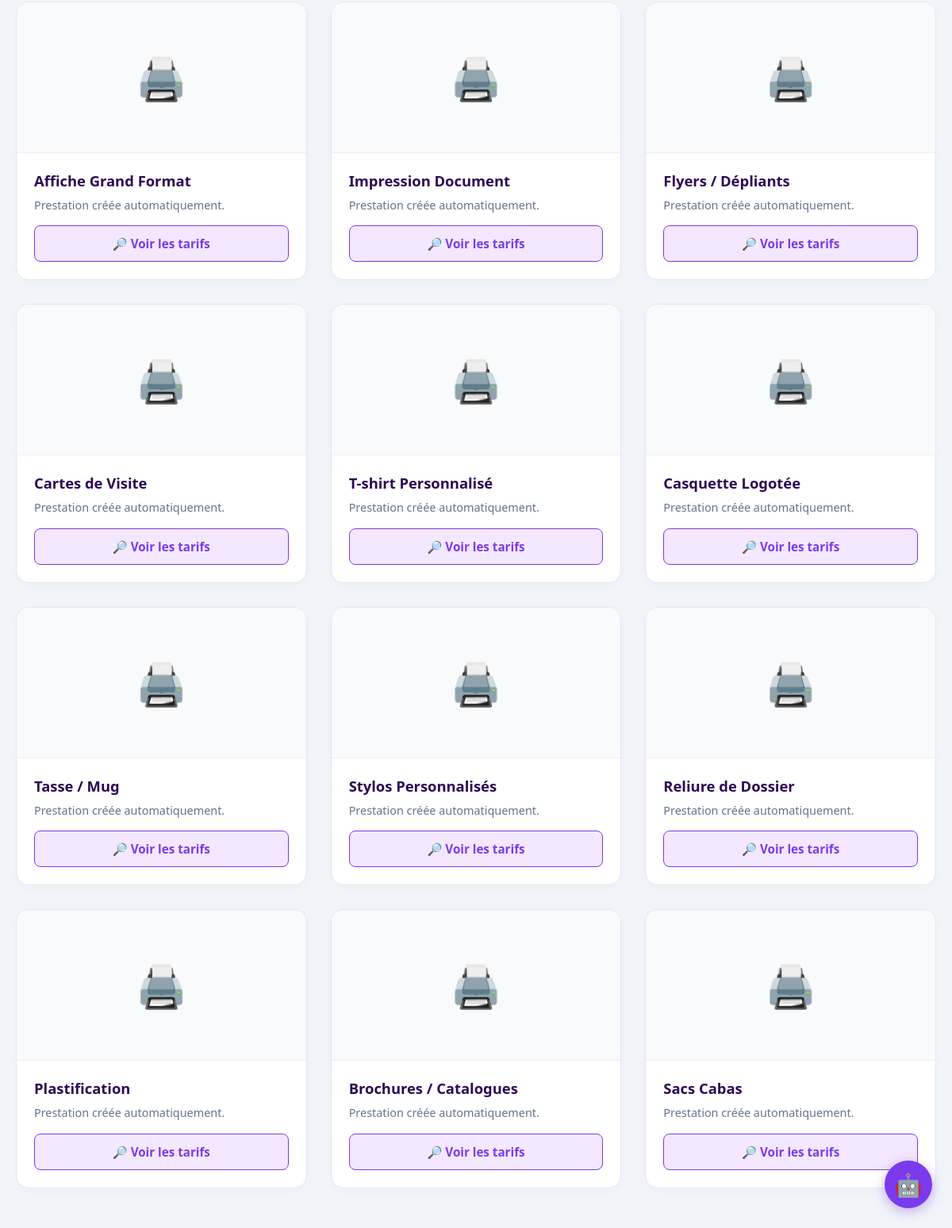
Page /impression/prestations/ (lower part) on the earlier database version.
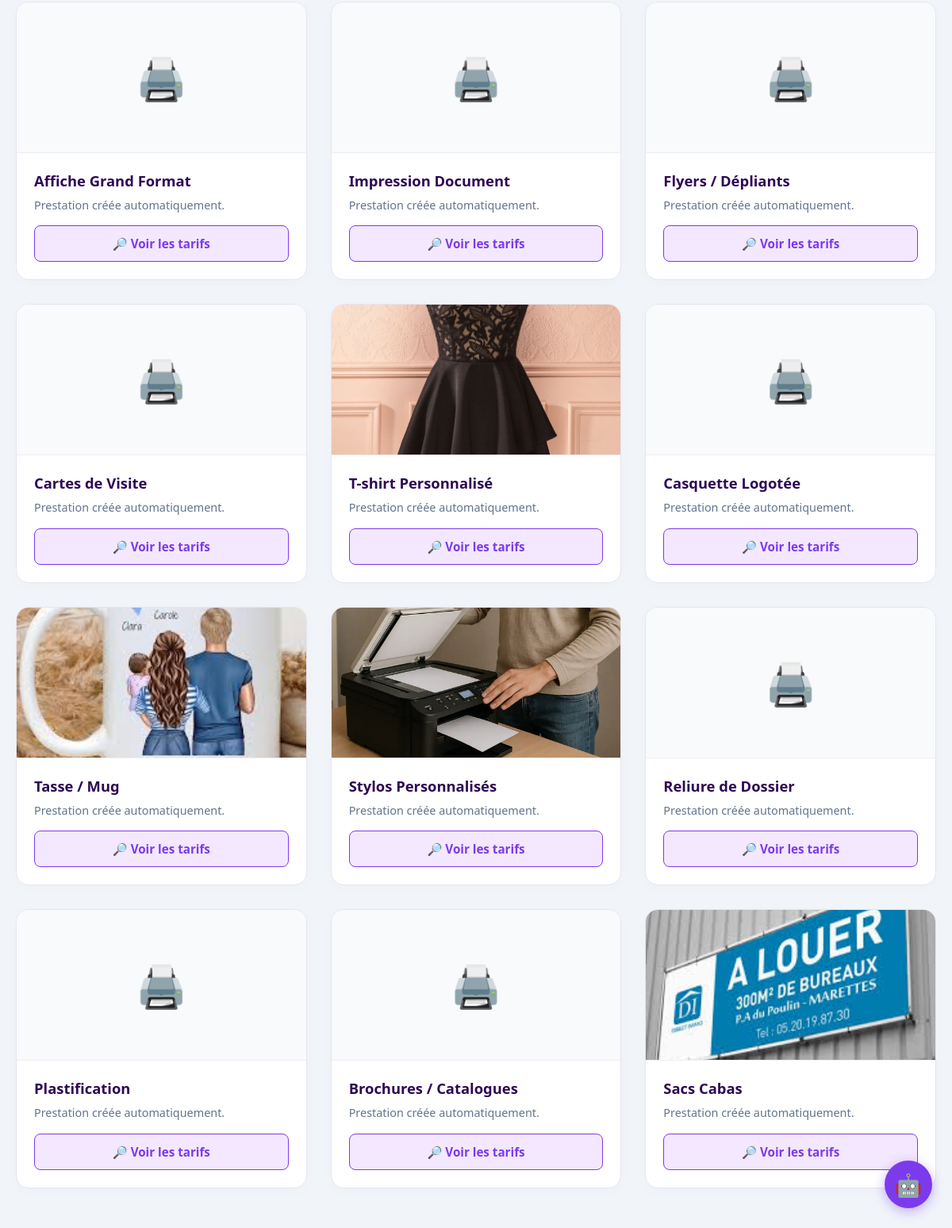
Same page on the later database version.
### shop/models.py (models this page shows, shortened)
class Prestation(models.Model):
    CHOIX_UNITE = [
        ('SURFACE', 'Au mètre carré (Bâche, Vinyle, Affiche)'),
        ('FLYER', 'Lots & Paliers par Format (Flyer, Dépliant, Carte)'),
        ('UNITE', 'À l\'unité simple (Roll-up, Goodies, Reliure)'),
        ('PAGES', 'Au document multipage (Brochure, Catalogue)'),
    ]
    titre = models.CharField(max_length=200, verbose_name="Nom de la prestation")
    description = models.TextField(blank=True, verbose_name="Description")
    type_unite = models.CharField(max_length=10, choices=CHOIX_UNITE, default='UNITE', verbose_name="Type de calcul")
    image = models.ImageField(upload_to='prestations/', blank=True, null=True, verbose_name="Image du produit")
    remise_custom = models.IntegerField(default=0, verbose_name="Remise sur-mesure (%)")
    class Meta:
        db_table = 'shop_prestation'

### shop/views.py (the view)
# urls.py: path('impression/prestations/', views.page_prestations, name='page_prestations'),
def page_prestations(request):
    prestations = Prestation.objects.all()
    return render(request, 'shop/prestations.html', {'prestations': prestations})

### shop/templates/shop/prestations.html (shortened to what this page needs)
{% extends 'shop/base.html' %}
{% load static %}
{% block content %}
<div class="container" style="max-width: 1200px; margin: 40px auto; padding: 0 20px; font-family: system-ui, sans-serif;">
    <div class="product-grid">
        {% for prestation in prestations %}
            <a href="{% url 'detail_prestation' prestation.id %}" class="lien-carte">
                <div class="product-card">
                    <div style="background-color: #f8fafc; height: 190px; display: flex; align-items: center; justify-content: center; overflow: hidden; position: relative; border-bottom: 1px solid #f0edf5;">
                        {% if prestation.image %}
                            <img src="{{ prestation.image.url }}" alt="{{ prestation.titre }}" style="width: 100%; height: 100%; object-fit: cover;">
                        {% else %}
                            <span style="font-size: 52px; color: #cbd5e1;">🖨️</span>
                        {% endif %}
                    </div>
                    <div style="padding: 22px; flex-grow: 1; display: flex; flex-direction: column; justify-content: space-between; gap: 15px;">
                        <div>
                            <h3 style="margin: 0 0 8px 0; color: #2e0854; font-size: 1.15rem; font-weight: 700;">{{ prestation.titre }}</h3>
                            <p style="color: #64748b; font-size: 0.9rem; line-height: 1.5; margin: 0;">
                                {% if prestation.description %}
                                    {{ prestation.description|truncatewords:12 }}
                                {% else %}
                                    Aucune spécification technique renseignée pour ce support.
                                {% endif %}
                            </p>
                        </div>
                        <span style="display: block; text-align: center; background-color: #f3e8ff; color: #7c3aed; border: 1px solid #7c3aed; padding: 12px; border-radius: 8px; font-weight: bold; font-size: 0.95rem; transition: background 0.2s;"
                              onmouseover="this.style.backgroundColor='#7c3aed'; this.style.color='#ffffff';"
                              onmouseout="this.style.backgroundColor='#f3e8ff'; this.style.color='#7c3aed';">
                            🔎 Voir les tarifs
                        </span>
                    </div>
                </div>
            </a>
        {% empty %}
            <div style="grid-column: 1 / -1; text-align: center; padding: 50px; color: #64748b; background: white; border: 1px dashed #cbd5e1; border-radius: 12px;">
                💡 Aucun support d'impression n'est disponible dans le catalogue pour le moment.
            </div>
        {% endfor %}
    </div>
</div>
{% endblock %}

### shop/templates/shop/base.html (shortened to what this page needs)
{% load static %}
<!DOCTYPE html>
<html lang="fr">
<head>
    <link rel="stylesheet" href="{% static 'shop/js/css/style.css' %}">
</head>
<body>
    <div class="flex-grow">
        {% block content %}
        {% endblock %}
    </div>
    <div id="btn-flottant-ia" onclick="basculerFenetreChat()" style="position: fixed; bottom: 25px; right: 25px; width: 60px; height: 60px; background: #7c3aed; color: white; border-radius: 50%; display: flex; align-items: center; justify-content: center; font-size: 28px; cursor: pointer; box-shadow: 0 4px 15px rgba(124,58,237,0.4); z-index: 999999; transition: transform 0.2s;">
        🤖
    </div>

### shop/static/shop/js/css/style.css (style rules this page uses)
* { box-sizing: border-box; margin: 0; padding: 0; }
body { font-family: 'Segoe UI', Tahoma, Geneva, Verdana, sans-serif; background-color: #f8fafc; color: #1e293b; display: flex; flex-direction: column; min-height: 100vh; }
.flex-grow { flex-grow: 1; }
.container { max-width: 1200px; margin: 0 auto; padding: 0 20px; width: 100%; }
html { scroll-behavior: smooth; }

### shop/templates/shop/base.html (style rules this page uses)
html, body { max-width: 100% !important; overflow-x: hidden !important; margin: 0; padding: 0; }

### shop/templates/shop/prestations.html (style rules this page uses)
html { scroll-behavior: smooth; }
body { background-color: #f1f5f9 !important; }
.lien-carte { text-decoration: none; color: inherit; display: block; }
.product-grid { display: grid; grid-template-columns: repeat(auto-fill, minmax(290px, 1fr)); gap: 30px; margin-bottom: 50px; }
.product-card { border: 1px solid #e8e3f0; border-radius: 16px; overflow: hidden; background: white; box-shadow: 0 4px 15px rgba(0,0,0,0.02); display: flex; flex-direction: column; justify-content: space-between; transition: transform 0.2s, box-shadow 0.2s; height: 100%; cursor: pointer; }

Differences in the rows shown:
changed Prestation "T-shirt Personnalisé": image: picture added; no longer shows "🖨️"
changed Prestation "Tasse / Mug": image: picture added; no longer shows "🖨️"
changed Prestation "Stylos Personnalisés": image: picture added; no longer shows "🖨️"
changed Prestation "Sacs Cabas": image: picture added; no longer shows "🖨️"
